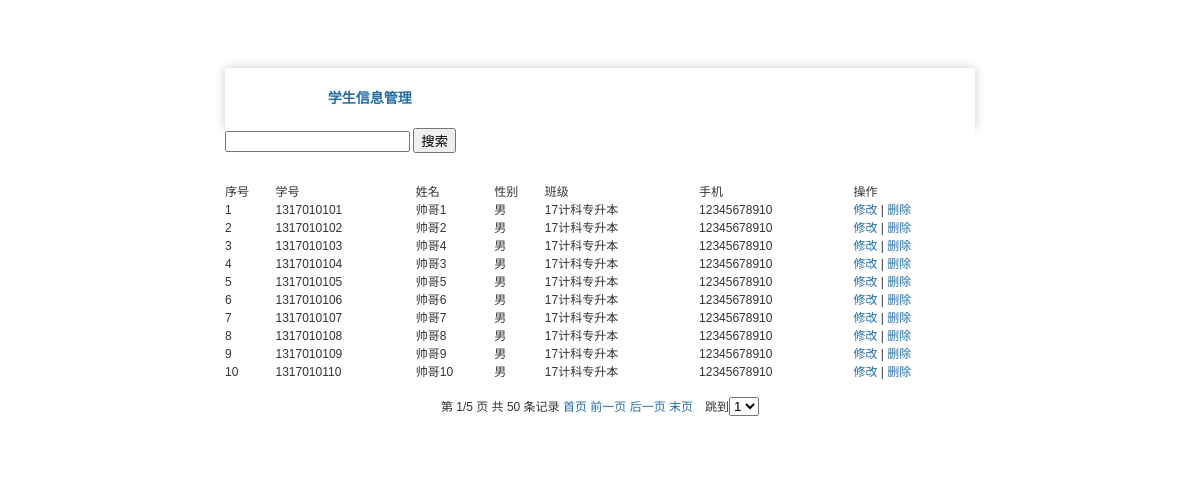
The page /school2/index.php (signed in) on the database its author committed.
### tables this page shows
CREATE TABLE `student` (
  `s_id` int(20) NOT NULL,
  `s_name` varchar(20) NOT NULL,
  `s_sex` varchar(4) NOT NULL,
  `s_class` varchar(50) NOT NULL,
  `s_phone` varchar(20) NOT NULL,
  PRIMARY KEY (`s_id`)
);

### school2/index.php (the view, shortened to what this page needs)
<!DOCTYPE html PUBLIC "-//W3C//DTD XHTML 1.0 Transitional//EN" "http://www.w3.org/TR/xhtml1/DTD/xhtml1-transitional.dtd">
<html xmlns="http://www.w3.org/1999/xhtml">
<head>
<link rel="stylesheet" href="../css/install.css" />
</head>
<body>
<?php
include'conn.php';
include'page.php';
$sql = "select * from student ";
$data=mysqli_query($con,$sql);
$rows=mysqli_num_rows($data);
Page($rows,10);
$sql2 = "select * from student order by s_id asc limit $select_from $select_limit";
$result=mysqli_query($con,$sql2);
?>
<br/>
<div class="wrap">
  <div class="section">
    <div class="step">
<table align="center" width="750px" border="0" bgcolor="#FFFFFF">
<tr>
      <ul>
        <li class="current" align='center'><em>✿</em>学生信息管理</li>
      </ul>
<tr>
</div>
<td colspan="7" height="30">
<form action="search.php" method="get">
<input type="text" name="search"  /> <input type="submit" value="搜索" />
</form>
<div class="server">
</td>
<tr>
<td class="td1">序号</td>
<td class="td1">学号</td>
<td class="td1">姓名</td>
<td class="td1">性别</td>
<td class="td1">班级</td>
<td class="td1">手机</td>
<td class="td1">操作</td>
</tr>
<?php
$num=1;
while($row=mysqli_fetch_array($result)){
?>
    <tr>
    <td><?php echo $num++;?></td>
    <td><?php echo $row["s_id"];?></td>
    <td><?php echo $row["s_name"];?></td>
    <td><?php echo $row["s_sex"];?></td>
    <td><?php echo $row["s_class"];?></td>
    <td><?php echo $row["s_phone"];?></td>
    <td><a href=update.php?s_id=<?php echo $row["s_id"];?>>修改</a> | <a href=delete.php?s_id=<?php echo $row["s_id"];?>>删除</a></td>
    </tr>
<?php
}
?>
<tr>
<td align="center" colspan="7" height="50"> <?php echo $pagenav;  ?></td>
</tr>
<table align="center">
<td align="center">
<tr align="center">
<a href="add.php"><button class="btn btn_submit J_install_btn">添加数据</button></a>
</tr>
<tr align="center">
<a href="login_ok.php?out=out"><button class="btn btn_submit J_install_btn">注销</button></a>
</tr>
</td>
</table>
</div>
</div>
</body>
</html>

### school2/page.php (shortened to what this page needs)
<!doctype html>
<html>
<head>
</head>
<?php
function Page($rows,$page_size)
{
	global $page,$select_from,$select_limit,$pagenav;
	$page_count = ceil($rows/$page_size);
	if($page <= 1 || $page == '') $page = 1;
	$select_limit = $page_size;
	$select_from = ($page - 1) * $page_size.',';
	$pre_page = ($page == 1)? 1 : $page - 1;
	$next_page= ($page == $page_count)? $page_count : $page + 1 ;
	$pagenav .= "第 $page/$page_count 页 共 $rows 条记录 ";
	$pagenav .= "<a href='?page=1'>首页</a> ";
	$pagenav .= "<a href='?page=$pre_page'>前一页</a> ";
	$pagenav .= "<a href='?page=$next_page'>后一页</a> ";
	$pagenav .= "<a href='?page=$page_count'>末页</a>";
	$pagenav.="　跳到<select name='topage' size='1' onchange='window.location=\"?page=\"+this.value'>\n";
	for($i=1;$i<=$page_count;$i++)
	{
		if($i==$page) $pagenav.="<option value='$i' selected>$i</option>\n";
		else $pagenav.="<option value='$i'>$i</option>\n";
	}
}
?>
</html>

### css/install.css (style rules this page uses)
﻿ html,body, div, dl, dt, dd, ul, p, th, td, h1, h2, h3, h4, h5, h6, pre, code, form, fieldset, legend { margin: 0; padding: 0; }
cite, em, strong, th { font-style: normal; }
td, th, div { word-break:break-all; word-wrap:break-word; }
form { display:inline; }
table { border-collapse: collapse; border-spacing:0; }
li { list-style:none; }
html { -webkit-text-size-adjust:none; overflow-y:scroll; }
body { font:12px/1.5 Arial,Microsoft Yahei,Simsun; color:#333; background:url(../images/install/bg.png); }
a:link { color:#246EA5; text-decoration:none; }
.wrap { margin:50px auto 0; box-shadow:0 0 10px #ccc; width:750px; background:#fff; }
.btn, .btn_old { display:inline-block; width:100px; height:30px; background:url(../images/install/btn.png) no-repeat; font:bold 14px/30px Arial,"Microsoft Yahei",Simsun; text-decoration:none; color:#fff !important; margin:0 5px; border:0 none; cursor:pointer; vertical-align:top; }
.step, .step li em, .step li { background:url(../images/install/step.png) repeat-x; }
.step { border-bottom:1px solid #dce1e5; height:60px; background-color:#fff; }
.step li { float:left; height:60px; line-height:60px; width:33%; text-align:center; font-size:14px; color:#6f7885; font-weight:700; }
.step li em { width:32px; height:32px; text-align:center; line-height:32px; display:inline-block; background-position:0 -70px; font-size:20px; color:#fff; font-family:Microsoft Yahei; margin-right:10px; vertical-align:0; }
.step li.current { background-position:right -106px; background-repeat:no-repeat; color:#246ea5; }
.step li.current em { background-position:-35px -70px; }
.server { padding:20px 20px 10px 65px; }

### rows shown on the page
student: s_id "1317010101", s_name "帅哥1", s_sex "男", s_class "17计科专升本", s_phone "12345678910"
student: s_id "1317010102", s_name "帅哥2", s_sex "男", s_class "17计科专升本", s_phone "12345678910"
student: s_id "1317010103", s_name "帅哥4", s_sex "男", s_class "17计科专升本", s_phone "12345678910"
student: s_id "1317010104", s_name "帅哥3", s_sex "男", s_class "17计科专升本", s_phone "12345678910"
student: s_id "1317010105", s_name "帅哥5", s_sex "男", s_class "17计科专升本", s_phone "12345678910"
student: s_id "1317010106", s_name "帅哥6", s_sex "男", s_class "17计科专升本", s_phone "12345678910"
student: s_id "1317010107", s_name "帅哥7", s_sex "男", s_class "17计科专升本", s_phone "12345678910"
student: s_id "1317010108", s_name "帅哥8", s_sex "男", s_class "17计科专升本", s_phone "12345678910"
student: s_id "1317010109", s_name "帅哥9", s_sex "男", s_class "17计科专升本", s_phone "12345678910"
student: s_id "1317010110", s_name "帅哥10", s_sex "男", s_class "17计科专升本", s_phone "12345678910"

### other values the page prints
$pagenav "第 1/5 页 共 50 条记录"
form field topage "1"
